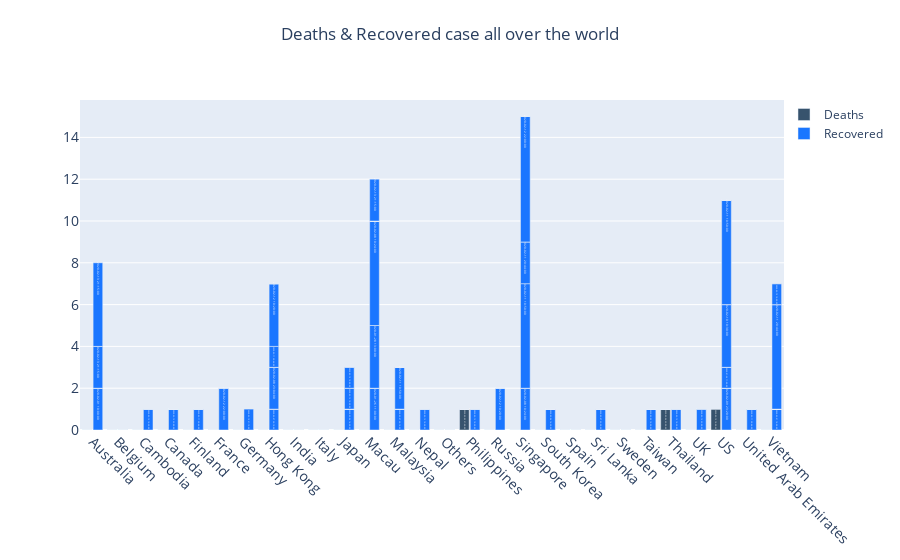
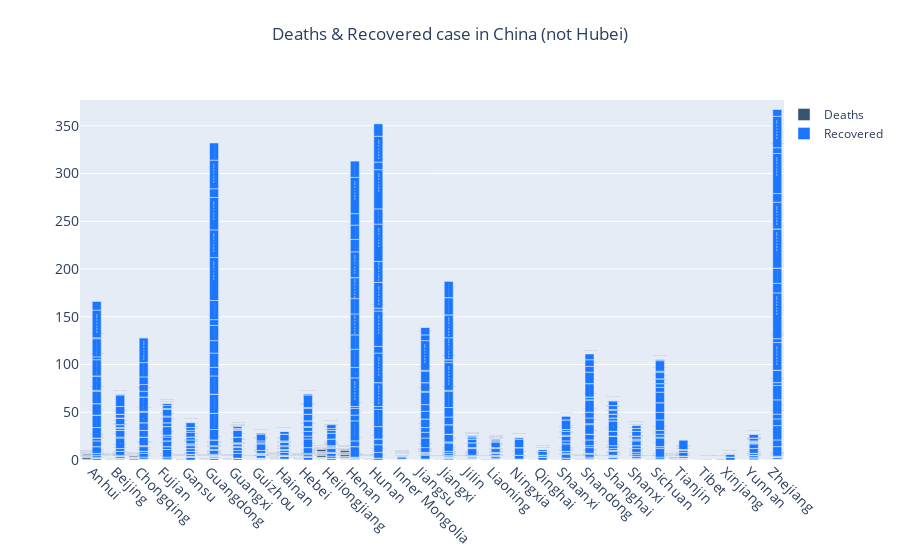

Notebook source saved alongside these figures, in order:
### Markdown cell above
Above you can see two barplots with only confirmed case in China. I decided to use 2 reprentation because the cases in the *Hubei* region are simply too much with respect to the others.

### Code cell
fig = go.Figure()
fig.add_trace(
    go.Bar(
        x=sorted_df.Country.loc[sorted_df['Country'] != 'China'],
        y=sorted_df.Deaths_.loc[sorted_df['Country'] != 'China'],
        name='Deaths',
        marker_color='rgb(55, 83, 109)',
        text = sorted_df.Date.astype(str)
    )
)
fig.add_trace(
    go.Bar(
        x=sorted_df.Country.loc[sorted_df['Country'] != 'China'],
        y=sorted_df.Recovered_.loc[sorted_df['Country'] != 'China'],
        name='Recovered',
        marker_color='rgb(26, 118, 255)',
        text = sorted_df.Date.astype(str)
    )
)
fig.update_layout(
    title={'text': 'Deaths & Recovered case all over the world',
           'y':0.95,
           'x':0.5,
           'xanchor': 'center',
           'yanchor': 'top'},
    xaxis_tickfont_size=14,
    xaxis=dict(tickangle=45),
    yaxis=dict(
        title='',
        titlefont_size=16,
        tickfont_size=14,
    ),
    legend=dict(
        x=1,
        y=1.0,
        bgcolor='rgba(255, 255, 255, 0)',
        bordercolor='rgba(255, 255, 255, 0)'
    ),
    barmode='group',
    bargap=0.15, 
    bargroupgap=0.1 
)
fig.show()

df_not_hubei = sorted_df.loc[sorted_df['PS'] != 'Hubei']


fig2 = go.Figure()
fig2.add_trace(
    go.Bar(
        x=df_not_hubei.PS.loc[df_not_hubei['Country'] == 'China'],
        y=df_not_hubei.Deaths_.loc[df_not_hubei['Country'] == 'China'],
        name='Deaths',
        marker_color='rgb(55, 83, 109)',
        text = sorted_df.Date.astype(str)
    )
)
fig2.add_trace(
    go.Bar(
        x=df_not_hubei.PS.loc[df_not_hubei['Country'] == 'China'],
        y=df_not_hubei.Recovered_.loc[df_not_hubei['Country'] == 'China'],
        name='Recovered',
        marker_color='rgb(26, 118, 255)',
        text = sorted_df.Date.astype(str)
    )
)
fig2.update_layout(
    title={'text': 'Deaths & Recovered case in China (not Hubei)',
           'y':0.95,
           'x':0.5,
           'xanchor': 'center',
           'yanchor': 'top'},
    xaxis_tickfont_size=14,
    xaxis=dict(tickangle=45),
    yaxis=dict(
        title='',
        titlefont_size=16,
        tickfont_size=14
        ,range = [0, df_not_hubei['Recovered'].max() + 10]
    ),
    legend=dict(
        x=1,
        y=1.0,
        bgcolor='rgba(255, 255, 255, 0)',
        bordercolor='rgba(255, 255, 255, 0)'
    ),
    barmode='group',
    bargap=0.15, 
    bargroupgap=0.1 
)
fig2.show()

### Figure 1 — Plotly figure (JSON) as saved in the notebook; plotly's stock layout.template omitted (floating-point values rounded to 4 significant figures; data arrays with more than 128 entries replaced by an {"elided": "..."} marker saying what was removed)
{"data": [{"marker": {"color": "rgb(55, 83, 109)"}, "name": "Deaths", "text": {"elided": "3256 str values"}, "type": "bar", "x": {"elided": "1892 str values"}, "y": {"elided": "1892 int values"}}, {"marker": {"color": "rgb(26, 118, 255)"}, "name": "Recovered", "text": {"elided": "3256 str values"}, "type": "bar", "x": {"elided": "1892 str values"}, "y": {"elided": "1892 int values"}}], "layout": {"bargap": 0.15, "bargroupgap": 0.1, "barmode": "group", "legend": {"bgcolor": "rgba(255, 255, 255, 0)", "bordercolor": "rgba(255, 255, 255, 0)", "x": 1, "y": 1}, "title": {"text": "Deaths & Recovered case all over the world", "x": 0.5, "xanchor": "center", "y": 0.95, "yanchor": "top"}, "xaxis": {"tickangle": 45, "tickfont": {"size": 14}}, "yaxis": {"tickfont": {"size": 14}, "title": {"font": {"size": 16}, "text": ""}}}}

### Figure 2 — Plotly figure (JSON) as saved in the notebook; plotly's stock layout.template omitted (floating-point values rounded to 4 significant figures; data arrays with more than 128 entries replaced by an {"elided": "..."} marker saying what was removed)
{"data": [{"marker": {"color": "rgb(55, 83, 109)"}, "name": "Deaths", "text": {"elided": "3256 str values"}, "type": "bar", "x": {"elided": "1320 str values"}, "y": {"elided": "1320 int values"}}, {"marker": {"color": "rgb(26, 118, 255)"}, "name": "Recovered", "text": {"elided": "3256 str values"}, "type": "bar", "x": {"elided": "1320 str values"}, "y": {"elided": "1320 int values"}}], "layout": {"bargap": 0.15, "bargroupgap": 0.1, "barmode": "group", "legend": {"bgcolor": "rgba(255, 255, 255, 0)", "bordercolor": "rgba(255, 255, 255, 0)", "x": 1, "y": 1}, "title": {"text": "Deaths & Recovered case in China (not Hubei)", "x": 0.5, "xanchor": "center", "y": 0.95, "yanchor": "top"}, "xaxis": {"tickangle": 45, "tickfont": {"size": 14}}, "yaxis": {"range": [0, 377], "tickfont": {"size": 14}, "title": {"font": {"size": 16}, "text": ""}}}}
